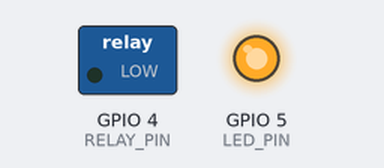
A sketch run on a simulated ESP8266 (NodeMCU). On the bench: switched loads named in the sketch (green lamp = pin HIGH), output pins drawn as LEDs (lit = HIGH). WiFi joins after 1.5 s; servers stay silent unless stated; what the sketch prints to the serial monitor is not drawn.

Above: at 0.1 s.
At 1.6 s:
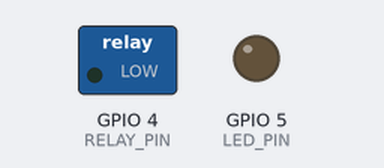
Timing chart, 0 to 3.1 s (numbered marks = the images above):
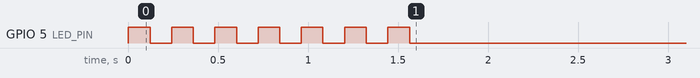

The sketch:

sketch_relay_mgr.ino
```cpp
#include <ESP8266WiFi.h>
#include <ESP8266mDNS.h>

//////////////////////
// WiFi Definitions //
//////////////////////
const char WiFiName[] = "<WifiName>";
const char WiFiPwd[] = "<WifiPassword>";

/////////////////////
// Pin Definitions //
/////////////////////
const int LED_PIN = 5; // Thing's onboard green LED
const int RELAY_PIN = 4; // Thing's pin that triggers the relay

WiFiServer server(9090);

void setup() {
  // put your setup code here, to run once:
  Serial.begin(115200);
  pinMode(LED_PIN, OUTPUT);
  pinMode(RELAY_PIN, OUTPUT);
  setupWiFi();
  server.begin();
  setupMDNS();
}

void loop() {
  // put your main code here, to run repeatedly:
  // Check if a client has connected
  WiFiClient client = server.available();
  if (!client) {
    return;
  }
  while (client.available() < 4) {
    delay(5);
  }
  uint8_t buff[4];
  int x = client.read(buff, 4);
  Serial.printf("read %d bytes %c %c %c %c\n",x, buff[0], buff[1], buff[2], buff[3]);
  if (buff[0] == 'S' && buff[1] == 'T' && buff[2] == 'A' && buff[3] == 'T') {
      int state = digitalRead(RELAY_PIN);
      client.print(state == HIGH ?"ON  \n": "OFF \n");

  } else if (buff[0] == 'U' && buff[1] == 'O' && buff[2] == 'N') {
      digitalWrite(RELAY_PIN, HIGH);
      delay(1000);
      client.print("ON  \n");

  } else if (buff[0] == 'U' && buff[1] == 'O' && buff[2] == 'F' && buff[3] == 'F') {
      digitalWrite(RELAY_PIN, LOW);
      delay(1000);
      client.print("OFF \n");
  }
  client.flush();
  client.stop();
}

void setupWiFi()
{
  WiFi.hostname("amp_esp8266");
  WiFi.mode(WIFI_STA);
  WiFi.begin(WiFiName, WiFiPwd);
  Serial.println("Connecting");
  bool led = HIGH;
  int count = 0;
  while (WiFi.status() != WL_CONNECTED)
  {
    digitalWrite(LED_PIN, led);
    delay(120);
    Serial.print(".");
    led = !led;
    count++;
    if (count % 10 == 0) {
      Serial.printf("wifi status: %d\n", WiFi.status());
    }
    if (count % 100 == 0) {
      WiFi.printDiag(Serial);
    }
  }
  Serial.println();

  Serial.print("Connected, IP address: ");
  Serial.println(WiFi.localIP());
  digitalWrite(LED_PIN, LOW);
}

void setupMDNS()
{
  // Call MDNS.begin(<domain>) to set up mDNS to point to
  // "<domain>.local"
  if (!MDNS.begin("amp"))
  {
    Serial.println("Error setting up MDNS responder!");
    while (1) {
      delay(1000);
    }
  }
  Serial.println("mDNS responder started");

}
```
